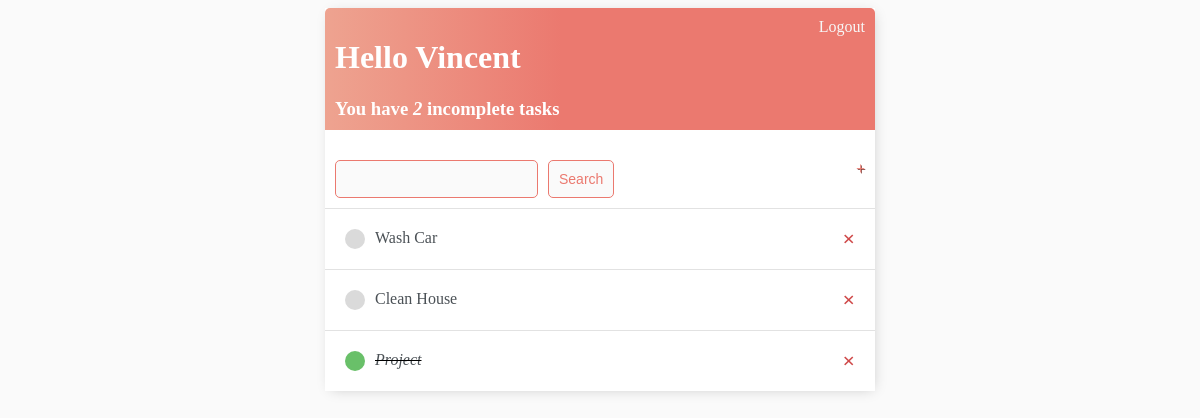
The app's page / (signed in), older data.
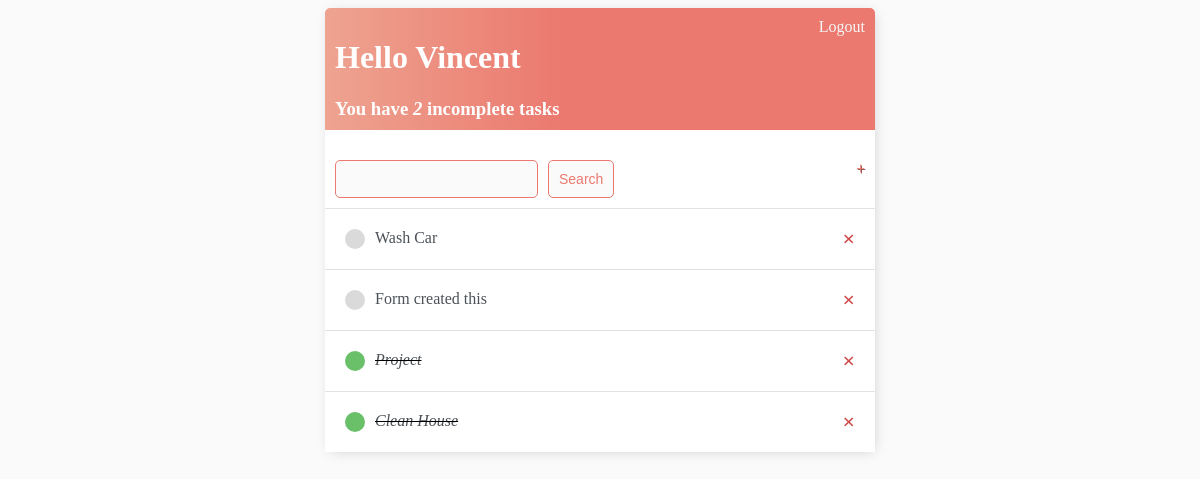
The same page, newer data.
### base/models.py (models this page shows)
class Task(models.Model):
    user = models.ForeignKey(
        User, on_delete=models.CASCADE, null=True, blank=True)
    title = models.CharField(max_length=200)
    description = models.TextField(null=True, blank=True)
    complete = models.BooleanField(default=False)
    create = models.DateTimeField(auto_now_add=True)
    def __str__(self):
        return self.title
    class Meta:
        ordering = ['complete']

### base/views.py (the view)
# urls.py: path('', TaskList.as_view(), name='tasks'),
class TaskList(LoginRequiredMixin, ListView):
    model = Task
    context_object_name = 'tasks'
    def get_context_data(self, **kwargs):
        context = super().get_context_data(**kwargs)
        context['tasks'] = context['tasks'].filter(user=self.request.user)
        context['count'] = context['tasks'].filter(complete=False).count()
        search_input = self.request.GET.get('search-area') or ''
        if search_input:
            context['tasks'] = context['tasks'].filter(
                title__startswith=search_input)
        context['search_input'] = search_input
        return context

### base/templates/base/task_list.html
{% extends 'base/main.html' %}
{% block content %}
<div class="header-bar">
    <div>
        <h1>Hello {{request.user|title}}</h1>
        <h3 style="margin:0">You have <i>{{count}}</i> incomplete task{{ count|pluralize:"s" }}</h3>
    </div>
    {% if request.user.is_authenticated %}
    <a href="{% url 'logout' %}">Logout</a>{% else %}
    <a href="{% url 'login' %}">Login</a>
    {% endif %}
</div>
<div id="search-add-wrapper">
    <form method="GET" style="margin-top: 20px;display: flex;">
        <input  class="button" type='text' name='search-area' value="{{search_input}}">
        <input style="margin-left: 10px;" class="button" type="submit" value='Search'>
    </form>
    <a id="add-link"href="{% url 'task-create' %}">&#x2b;</a>
</div>
<div class="task-items-wrapper">
    {% for task in tasks %}
        <div class="task-wrapper">
            {% if task.complete %}
                <div class="task-title">
                    <div class="task-complete-icon"></div>
                    <i><s><a href="{% url 'task-update' task.id %}">{{task}}</a></s></i>
                </div>
            <a class="delete-link"href="{% url 'task-delete' task.id %}">&#215;</a>
            {% else %}
            <div class="task-title">
                    <div class="task-incomplete-icon"></div>
                    <a href="{% url 'task-update' task.id %}">{{task}}</a>
                </div>
            <a class="delete-link"href="{% url 'task-delete' task.id %}">&#215;</a>
            {% endif %}
        </div>
    {% empty %}
    <h3> No items in List</h3>
    {% endfor %}
</div>
{% endblock content%}

### base/templates/base/main.html (shortened to what this page needs)
<!DOCTYPE html>
<html lang="en">
<head>
</head>
<body>
    <div class="container">
        {% block content %}
        {% endblock content %}
    </div>
</body>
</html>

### base/templates/base/main.html (style rules this page uses)
body { background-color: #FAFAFA; font-family: 'Nunito, sans-serif; padding-top: 50px; }
h1, h2, h3, h4, h5, h6, { font-family: 'Raleway' sans-serif; }
a, p { color: #4b5156; }
.container { max-width: 550px; margin: auto; background-color: #fff; -webkit-box-shadow: 2px 2px 13px -4px rgba(0, 0, 0, 0.21); box shadow: 2px 2px 13px -4px rgba(0, 0, 0, 0.21); }
.header-bar { display: flex; justify-content: space-between; color: #fff; padding: 10px; border-radius: 5px 5px 0 0; background: linear-gradient(90deg, #EEA390 0%, #EB796F 43%, #EB796F 100%); }
.header-bar a { color: rgb(247, 247, 247); text-decoration: none; }
.task-wrapper { display: flex; align-items: center; justify-content: space-between; padding: 20px; background-color: #fff; border-top: 1px solid rgb(226, 226, 226); }
.task-title { display: flex; }
.task-title a { text-decoration: none; color: #4b5156; margin-left: 10px; }
.task-complete-icon { height: 20px; width: 20px; background-color: rgb(105, 192, 105); border-radius: 50%; }
.task-incomplete-icon { height: 20px; width: 20px; background-color: rgb(218, 218, 218); border-radius: 50%; }
.delete-link { text-decoration: none; font-weight: 900; color: #cf4949; font-size: 22px; line-height:0; }
#search-add-wrapper { display: flex; justify-content: space-between; align-items: center; padding: 10px; }
#add-link { color: #EB796F; text-decoration: none; font size: 42px; text-shadow: 1px 1px #81413b; }
input[type=text], input[type=password], textarea { border: 1px solid #EB796F; border-radius: 5px; padding: 10px; width: 90%; }
.button { border: 1px solid #EB796F; background-color: #FAFAFA; color: #EB796F; padding: 10px; font-size: 14px; border-radius: 5px; cursor: pointer; text-decoration: none; }

Row changes from the older to the newer data that the page shows:
added Task: title "Form created this"
shown differently, row unchanged: Task "Project": moves up the list
changed Task "Clean House": complete False → True (drawn)
